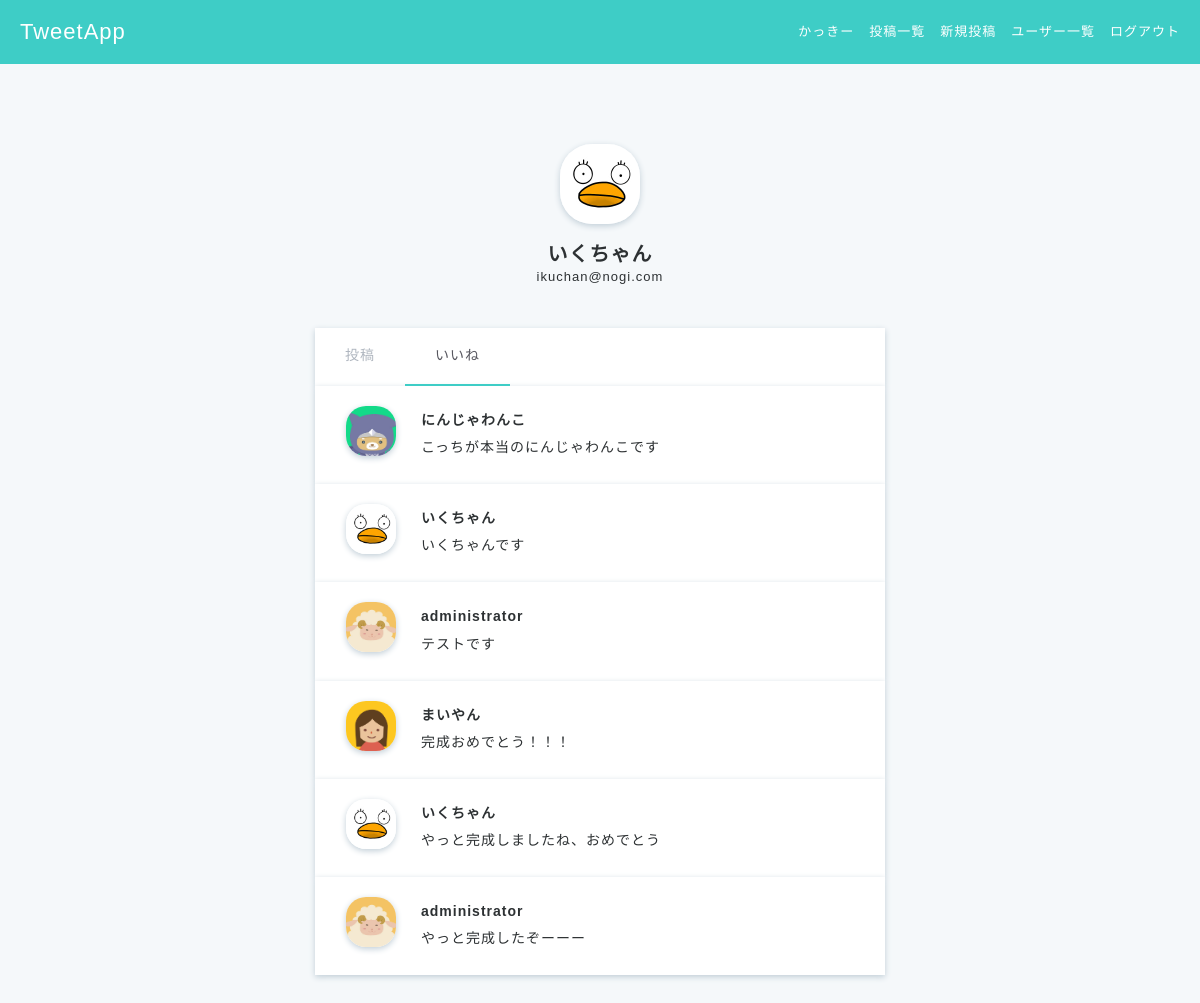
Screenshot of /accounts/user_like/3 (signed in) with the database file from the repository.
### accounts/models.py (models this page shows, shortened)
class Users(AbstractBaseUser, PermissionsMixin):
    username = models.CharField(max_length=150)
    email = models.EmailField(max_length=255, unique=True)
    is_active = models.BooleanField(default=True)
    is_staff = models.BooleanField(default=False)
    picture = models.FileField(null=True, upload_to='picture/', default='picture/default_user.jpeg')
    USERNAME_FIELD = 'email' # このテーブルのレコードを一意に識別
    REQUIRED_FIELDS = ['username'] # スーパーユーザ作成時に入力する
    objects = UserManager()
    class Meta:
        db_table = 'users'

### post/models.py (models this page shows, shortened)
class Likes(models.Model):
    post = models.ForeignKey('post.Posts', on_delete=models.CASCADE)
    user = models.ForeignKey('accounts.Users', on_delete=models.CASCADE)
    created_at = models.DateTimeField(auto_now_add=True)
    updated_at = models.DateTimeField(auto_now=True)
    class Meta:
        db_table = 'likes'

class Posts(models.Model):
    content = models.CharField('ツイート内容', max_length=140)
    user = models.ForeignKey('accounts.Users', verbose_name='ユーザー',on_delete=models.CASCADE)
    created_at = models.DateTimeField('投稿日', auto_now_add=True)
    updated_at = models.DateTimeField('更新日', auto_now=True)
    class Meta:
        db_table = 'posts'

### accounts/views.py (the view)
# urls.py: path('accounts/user_like/<int:user_id>', views.user_like, name='user_like'),
def user_like(request, user_id):
    if not request.user.is_authenticated:
        messages.warning(request, 'ログインが必要です')
        return redirect('accounts:user_login')
    else:
        user = get_object_or_404(Users, id=user_id)
        likes = Likes.objects.filter(
            user_id=user.id).order_by('-created_at')
        return render(request, 'accounts/user_like.html', context={
            'user': user, 'likes': likes
        })

### templates/accounts/user_like.html (shortened to what this page needs)
{% extends 'base.html' %}
{% block content %}
<div class="main user-show">
  <div class="container">
    <div class="user">
      <img src="{{ user.picture.url }}">
      <h2>{{ user.username }}</h2>
      <p>{{ user.email }}</p>
    </div>
    <ul class="user-tabs">
      <li><a href="{% url 'accounts:user_detail' user_id=user.id %}">投稿</a></li>
      <li class="active"><a href="{% url 'accounts:user_like' user_id=user.id %}">いいね</a></li>
    </ul>
    {% for like in likes %}
      <div class="posts-index-item">
        <div class="post-left">
          <img src="{{ like.post.user.picture.url }}">
        </div>
        <div class="post-right">
          <div class="post-user-name">
            <a href="{% url 'accounts:user_detail' user_id=like.post.user.id %}">{{ like.post.user.username }}</a>
          </div>
          <a href="{% url 'post:post_detail' post_id=like.post.id %}">{{ like.post.content }}</a>
        </div>
      </div>
    {% endfor %}
  </div>
</div>
{% endblock content %}

### templates/base.html (shortened to what this page needs)
{% load static %}
<!DOCTYPE html>
<html lang="ja">
  <head>
    <link rel="stylesheet" href="{% static 'css/style.css' %}"/>
    <link rel="stylesheet" href="https://maxcdn.bootstrapcdn.com/font-awesome/4.7.0/css/font-awesome.min.css"/>
  </head>
  <body>
    <header>
      <div class="header-logo">
        {% if user.is_authenticated %}
        <a href="{% url 'post:posts_index' %}">TweetApp</a>
        {% else %}
        <a href="{% url 'accounts:top' %}">TweetApp</a>
        {% endif %}
      </div>
      <ul class="header-menus">
        {% if user.is_authenticated %}
        <li>
          <a href="{% url 'accounts:user_detail' user_id=request.user.id %}">{{ request.user.username }}</a>
        </li>
        <li>
          <a href="{% url 'post:posts_index' %}">投稿一覧</a>
        </li>
        <li>
          <a href="{% url 'post:create_post' %}">新規投稿</a>
        </li>
        <li>
          <a href="{% url 'accounts:users_index' %}">ユーザー一覧</a>
        </li>
        <li>
          <a href="{% url 'accounts:user_logout' %}">ログアウト</a>
        </li>
        {% endif %}
      </ul>
    </header>
    {% block content %}{% endblock content %}
  </body>
</html>

### static/css/style.css (style rules this page uses)
* { box-sizing: border-box; }
html { font: 100%/1.5 'Avenir Next', 'Hiragino Sans', sans-serif; line-height: 1.7; letter-spacing: 1px; }
ul, li { list-style-type: none; padding: 0; margin: 0; }
a { text-decoration: none; color: #2d3133; font-size: 14px; }
h1, h2, h3, h4, h5, h6, p { margin: 0; }
body { color: #2d3133; background-color: #3ecdc6; margin: 0; min-height: 1vh; }
.main { position: absolute; top: 64px; width: 100%; height: auto; min-height: 100%; background-color: #f5f8fa; }
.container { max-width: 600px; margin: 60px auto; padding-left: 15px; padding-right: 15px; clear: both; }
header { height: 64px; position: absolute; z-index: 1; width: 100%; }
.header-logo { float: left; padding-left: 20px; color: white; font-size: 22px; line-height: 64px; }
.header-logo a { color: white; font-size: 22px; }
.header-menus { float: right; padding-right: 20px; }
.header-menus li { float: left; line-height: 64px; font-size: 13px; color: white; padding-left: 15px; }
.header-menus a { float: left; font-size: 13px; color: white; }
.posts-index-item { padding: 20px 30px; background-color: white; overflow: hidden; box-shadow: 0 2px 6px #c1ced7; }
.post-left img { width: 50px; height: 50px; border-radius: 40%; box-shadow: 0 2px 6px #c1ced7; object-fit: cover; }
.post-user-name a { font-weight: 600; }
.post-left { float: left; width: 10%; }
.post-right { float: left; width: 90%; padding-left: 25px; text-align: left; }
.user-show { text-align: center; }
.user { margin-bottom: 20px; }
.user img { width: 80px; height: 80px; border-radius: 40%; box-shadow: 0 2px 6px #c1ced7; margin: 20px 0 10px; object-fit: cover; }
.user h2 { font-size: 20px; font-weight: 600; line-height: 1.2; }
.user p { font-size: 13px; margin-bottom: 15px; }
.user-tabs { margin-top: 40px; background-color: white; overflow: hidden; box-shadow: 0 2px 6px #c1ced7; }
.user-tabs li { float: left; }
.user-tabs li.active { border-bottom: 2px solid #3ecdc6; }
.user-tabs li.active a { color: #57575f; }
.user-tabs a { display: inline-block; padding: 16px 30px; color: #afb6bf; }

### rows the page displays
Users: user.username "かっきー"
Users: picture (picture), username "いくちゃん", email "ikuchan@nogi.com"
Likes: post.user.picture (placeholder picture), post.user.username "にんじゃわんこ", post.content "こっちが本当のにんじゃわんこです"
Likes: post.user.picture (picture), post.user.username "いくちゃん", post.content "いくちゃんです"
Likes: post.user.picture (picture), post.user.username "administrator", post.content "テストです"
Likes: post.user.picture (picture), post.user.username "まいやん", post.content "完成おめでとう！！！"
Likes: post.user.picture (picture), post.user.username "いくちゃん", post.content "やっと完成しましたね、おめでとう"
Likes: post.user.picture (picture), post.user.username "administrator", post.content "やっと完成したぞーーー"
